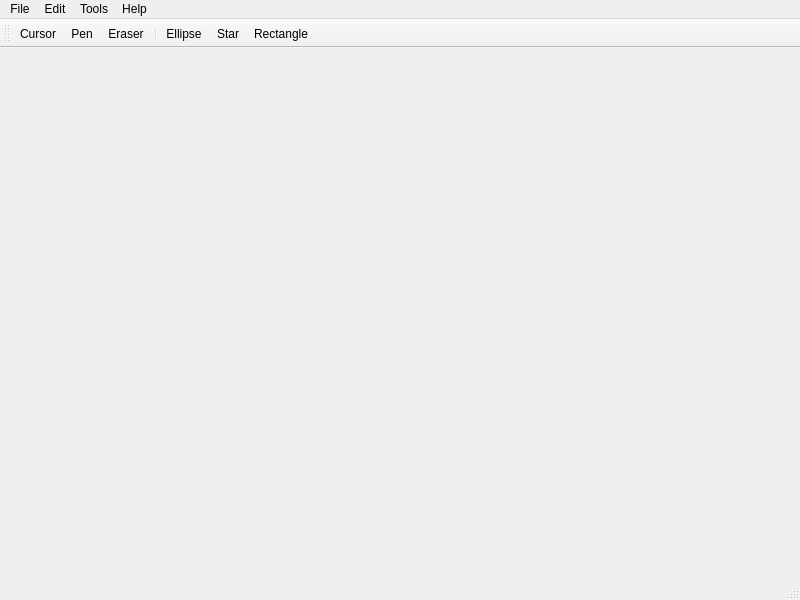
<?xml version="1.0" encoding="UTF-8"?>
<ui version="4.0">
 <class>MainWindow</class>
 <widget class="QMainWindow" name="MainWindow">
  <property name="geometry">
   <rect>
    <x>0</x>
    <y>0</y>
    <width>800</width>
    <height>600</height>
   </rect>
  </property>
  <property name="windowTitle">
   <string>MainWindow</string>
  </property>
  <widget class="QWidget" name="centralwidget">
   <layout class="QHBoxLayout" name="horizontalLayout">
    <item>
     <layout class="QVBoxLayout" name="listLayout"/>
    </item>
    <item>
     <layout class="QVBoxLayout" name="viewLayout"/>
    </item>
   </layout>
  </widget>
  <widget class="QMenuBar" name="menubar">
   <property name="geometry">
    <rect>
     <x>0</x>
     <y>0</y>
     <width>800</width>
     <height>26</height>
    </rect>
   </property>
   <widget class="QMenu" name="menuFile">
    <property name="title">
     <string>File</string>
    </property>
    <addaction name="actionAdd_Image"/>
    <addaction name="actionQuit"/>
   </widget>
   <widget class="QMenu" name="menuEdit">
    <property name="title">
     <string>Edit</string>
    </property>
   </widget>
   <widget class="QMenu" name="menuTools">
    <property name="title">
     <string>Tools</string>
    </property>
    <addaction name="actionCursor"/>
    <addaction name="actionPen"/>
    <addaction name="actionEraser"/>
    <addaction name="actionEllipse"/>
    <addaction name="actionRectangle"/>
    <addaction name="actionStar"/>
   </widget>
   <widget class="QMenu" name="menuHelp">
    <property name="title">
     <string>Help</string>
    </property>
    <addaction name="actionAbout"/>
   </widget>
   <addaction name="menuFile"/>
   <addaction name="menuEdit"/>
   <addaction name="menuTools"/>
   <addaction name="menuHelp"/>
  </widget>
  <widget class="QStatusBar" name="statusbar"/>
  <widget class="QToolBar" name="toolBar">
   <property name="windowTitle">
    <string>toolBar</string>
   </property>
   <attribute name="toolBarArea">
    <enum>TopToolBarArea</enum>
   </attribute>
   <attribute name="toolBarBreak">
    <bool>false</bool>
   </attribute>
   <addaction name="actionCursor"/>
   <addaction name="actionPen"/>
   <addaction name="actionEraser"/>
   <addaction name="separator"/>
   <addaction name="actionEllipse"/>
   <addaction name="actionStar"/>
   <addaction name="actionRectangle"/>
  </widget>
  <action name="actionAdd_Image">
   <property name="icon">
    <iconset resource="Resource.qrc">
     <normaloff>:/IMAGES/open.png</normaloff>:/IMAGES/open.png</iconset>
   </property>
   <property name="text">
    <string>Add Image</string>
   </property>
  </action>
  <action name="actionQuit">
   <property name="icon">
    <iconset resource="Resource.qrc">
     <normaloff>:/IMAGES/close.png</normaloff>:/IMAGES/close.png</iconset>
   </property>
   <property name="text">
    <string>Quit</string>
   </property>
  </action>
  <action name="actionPen">
   <property name="icon">
    <iconset resource="Resource.qrc">
     <normaloff>:/IMAGES/pen.png</normaloff>:/IMAGES/pen.png</iconset>
   </property>
   <property name="text">
    <string>Pen</string>
   </property>
  </action>
  <action name="actionEraser">
   <property name="icon">
    <iconset resource="Resource.qrc">
     <normaloff>:/IMAGES/eraser.png</normaloff>:/IMAGES/eraser.png</iconset>
   </property>
   <property name="text">
    <string>Eraser</string>
   </property>
  </action>
  <action name="actionEllipse">
   <property name="icon">
    <iconset resource="Resource.qrc">
     <normaloff>:/IMAGES/ellipse.png</normaloff>:/IMAGES/ellipse.png</iconset>
   </property>
   <property name="text">
    <string>Ellipse</string>
   </property>
  </action>
  <action name="actionRectangle">
   <property name="icon">
    <iconset resource="Resource.qrc">
     <normaloff>:/IMAGES/rectangle.png</normaloff>:/IMAGES/rectangle.png</iconset>
   </property>
   <property name="text">
    <string>Rectangle</string>
   </property>
  </action>
  <action name="actionStar">
   <property name="icon">
    <iconset resource="Resource.qrc">
     <normaloff>:/IMAGES/star.png</normaloff>:/IMAGES/star.png</iconset>
   </property>
   <property name="text">
    <string>Star</string>
   </property>
  </action>
  <action name="actionAbout">
   <property name="icon">
    <iconset resource="Resource.qrc">
     <normaloff>:/IMAGES/about.png</normaloff>:/IMAGES/about.png</iconset>
   </property>
   <property name="text">
    <string>About</string>
   </property>
   <property name="toolTip">
    <string>About</string>
   </property>
  </action>
  <action name="actionCursor">
   <property name="icon">
    <iconset resource="Resource.qrc">
     <normaloff>:/IMAGES/cursor.png</normaloff>:/IMAGES/cursor.png</iconset>
   </property>
   <property name="text">
    <string>Cursor</string>
   </property>
  </action>
 </widget>
 <resources>
  <include location="Resource.qrc"/>
 </resources>
 <connections/>
</ui>
